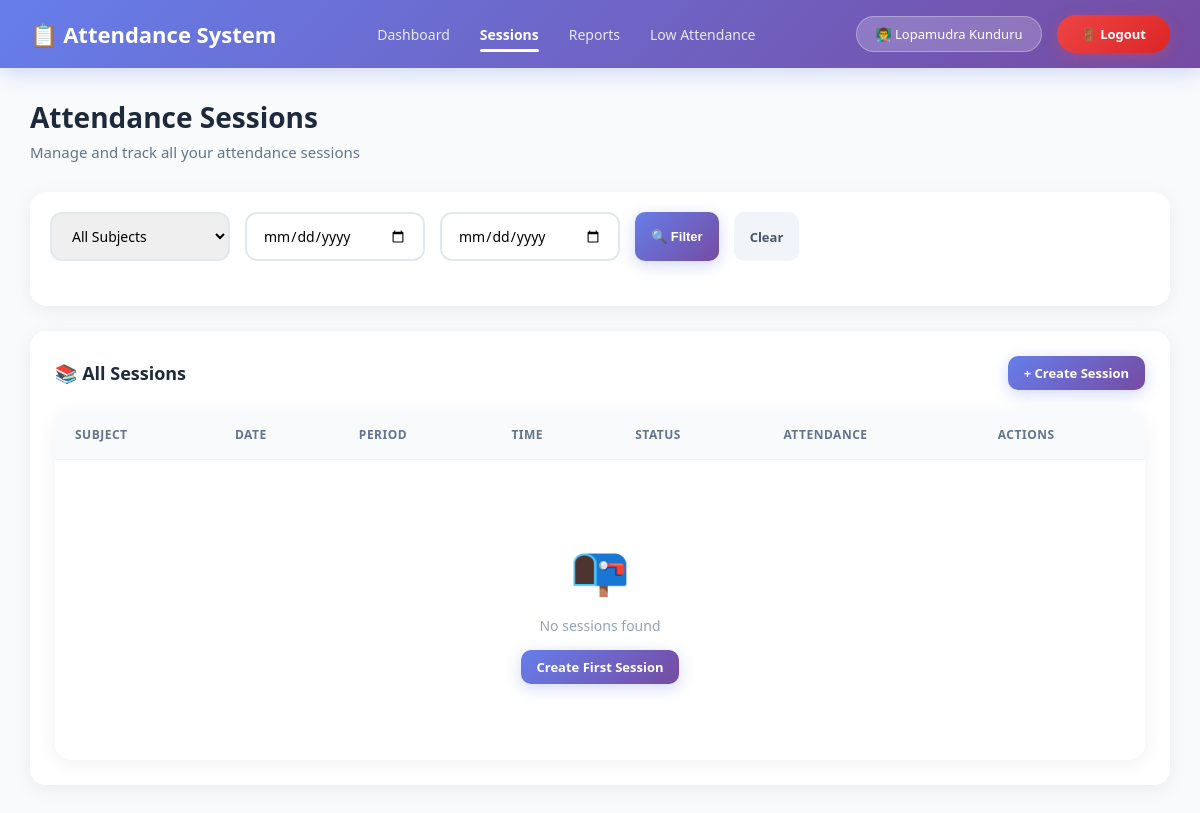
Before: /attendance/sessions/ (signed in) with the older database file.
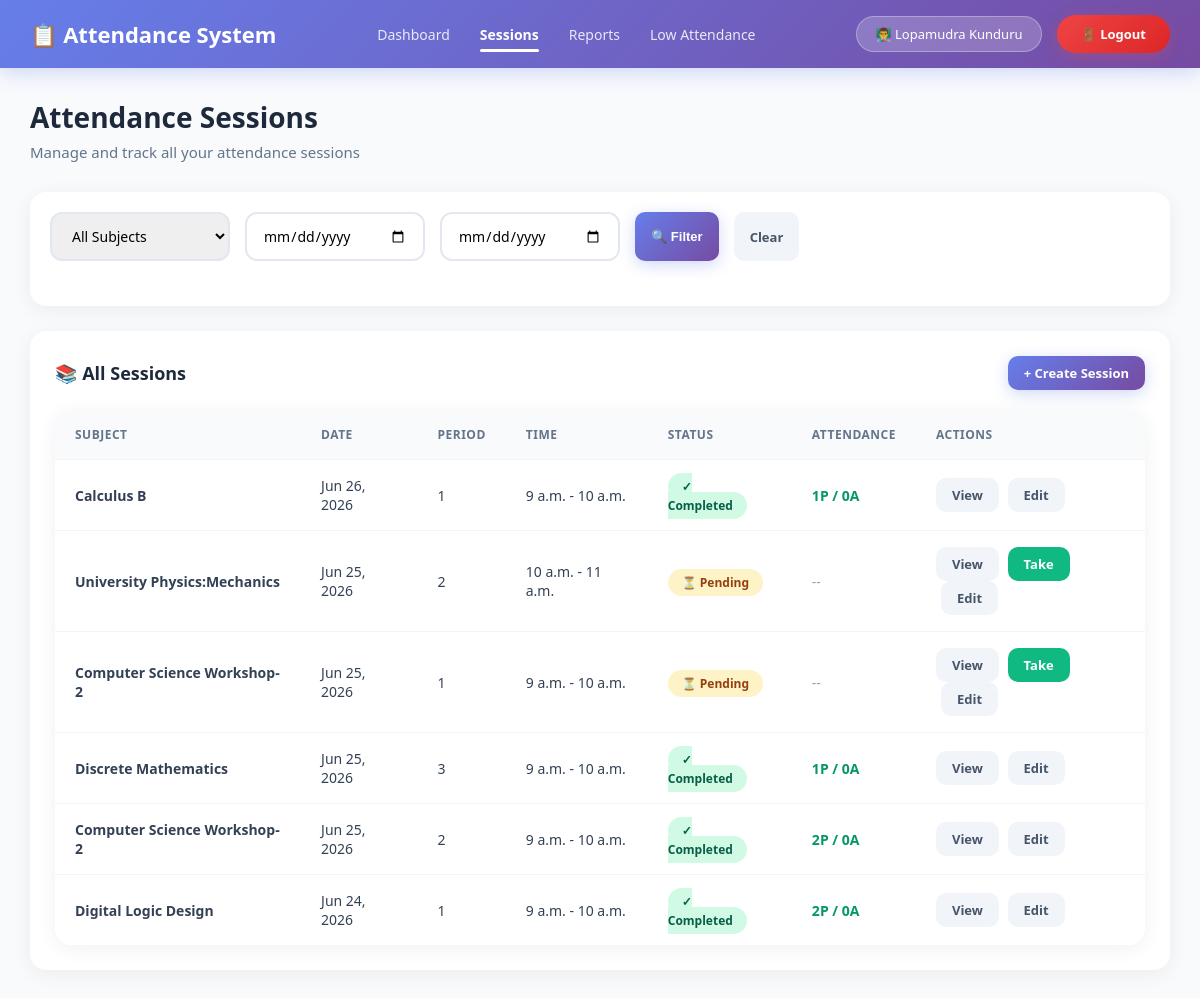
After: the same page with the newer database file.
### StudentManage_app/models.py (models this page shows, shortened)
class Teacher(models.Model):
    teacher_id = models.CharField(max_length=20, unique=True,null=True,blank=True)
    name = models.CharField(max_length=100)
    email = models.EmailField(unique=True)
    phone = models.CharField(max_length=15)
    qualification = models.CharField(max_length=100, null=True, blank=True)
    experience = models.IntegerField(default=0)
    department = models.ForeignKey(Department, on_delete=models.CASCADE)
    joining_date = models.DateField(null=True, blank=True)
    status = models.BooleanField(default=True)
    created_at = models.DateTimeField(null=True, blank=True)
    password_hash = models.CharField(max_length=128, blank=True, null=True)
    is_teacher_admin = models.BooleanField(default=False, help_text="Can manage other teachers")

class AttendanceSession(models.Model):
    subject = models.ForeignKey(Subject, on_delete=models.CASCADE, related_name='sessions')
    teacher = models.ForeignKey(Teacher, on_delete=models.CASCADE, related_name='sessions_taken')
    date = models.DateField(default=timezone.now)
    period = models.CharField(max_length=50)
    start_time = models.TimeField()
    end_time = models.TimeField()
    is_completed = models.BooleanField(default=False)
    total_students = models.IntegerField(default=0)
    present_count = models.IntegerField(default=0)
    absent_count = models.IntegerField(default=0)
    created_at = models.DateTimeField(null=True,blank=True)
    class Meta:
        unique_together = ['subject', 'teacher', 'date', 'period']

class Subject(models.Model):
    department = models.ForeignKey(Department, on_delete=models.CASCADE, related_name='subjects', null=True, blank=True)
    YEAR_CHOICES = (
        ('1st Year', '1st Year'),
        ('2nd Year', '2nd Year'),
        ('3rd Year', '3rd Year'),
        ('4th Year', '4th Year'),
    )
    SEMESTER_CHOICES = (
        ('1st Semester', '1st Semester'),
        ('2nd Semester', '2nd Semester'),
        ('3rd Semester', '3rd Semester'),
        ('4th Semester', '4th Semester'),
        ('5th Semester', '5th Semester'),
        ('6th Semester', '6th Semester'),
        ('7th Semester', '7th Semester'),
        ('8th Semester', '8th Semester'),
    )
    semester = models.CharField(max_length=20, choices=SEMESTER_CHOICES, null=True, blank=True)
    year = models.CharField(max_length=20, choices=YEAR_CHOICES, null=True, blank=True)
    subject_name = models.CharField(max_length=100)
    subject_code = models.CharField(max_length=20, unique=True)
    credits = models.IntegerField(default=3)

### StudentManage_app/views.py (the view)
# urls.py: path('attendance/sessions/', views.session_list, name='session_list'),
@teacher_login_required
def session_list(request):
    teacher = request.teacher
    sessions = AttendanceSession.objects.filter(
        teacher=teacher
    ).select_related('subject').order_by('-date', '-start_time')
    total_sessions = sessions.count()
    today_sessions = sessions.filter(date=timezone.now().date()).count()
    return render(request, 'StudentManage_app/attendance/session_list.html', {
        'teacher': teacher,
        'sessions': sessions,
        'total_sessions': total_sessions,
        'today_sessions': today_sessions,
    })

### StudentManage_app/views.py (called while the page is built)
def teacher_login_required(view_func):
    @wraps(view_func)
    def wrapper(request, *args, **kwargs):
        teacher_id = request.session.get('teacher_id')
        if not teacher_id:
            messages.error(request, "Please login as teacher to access this page.")
            return redirect('teacher_login')
        try:
            teacher = Teacher.objects.get(id=teacher_id, status=True)
            request.teacher = teacher  # Attach to request for convenience
        except Teacher.DoesNotExist:
            if 'teacher_id' in request.session:
                del request.session['teacher_id']
            messages.error(request, "Session expired. Please login again.")
            return redirect('teacher_login')
        return view_func(request, *args, **kwargs)
    return wrapper

### StudentManage_app/templates/StudentManage_app/attendance/session_list.html (shortened to what this page needs)
{% extends 'StudentManage_app/attendance/base.html' %}
{% block content %}
<div class="page-header">
    <h1>Attendance Sessions</h1>
    <p>Manage and track all your attendance sessions</p>
</div>
<div class="card" style="padding: 20px;">
    <form method="get" class="filters">
        <select name="subject" class="form-control">
            <option value="">All Subjects</option>
        </select>
        <input type="date" name="date_from" class="form-control" value="{{ request.GET.date_from }}" placeholder="From Date">
        <input type="date" name="date_to" class="form-control" value="{{ request.GET.date_to }}" placeholder="To Date">
        <button type="submit" class="btn btn-primary btn-sm">🔍 Filter</button>
        <a href="{% url 'session_list' %}" class="btn btn-secondary btn-sm">Clear</a>
    </form>
</div>
<div class="card">
    <div class="card-header">
        <span class="card-title">📚 All Sessions</span>
        <a href="{% url 'session_create' %}" class="btn btn-primary btn-sm">+ Create Session</a>
    </div>
    <div class="table-container">
        <table>
            <thead>
                <tr>
                    <th>Subject</th>
                    <th>Date</th>
                    <th>Period</th>
                    <th>Time</th>
                    <th>Status</th>
                    <th>Attendance</th>
                    <th>Actions</th>
                </tr>
            </thead>
            <tbody>
                {% for session in sessions %}
                <tr>
                    <td><strong>{{ session.subject.subject_name }}</strong></td>
                    <td>{{ session.date|date:"M d, Y" }}</td>
                    <td>{{ session.period }}</td>
                    <td>{{ session.start_time|default:"--:--" }} - {{ session.end_time|default:"--:--" }}</td>
                    <td>
                        {% if session.is_completed %}
                            <span class="badge badge-success">✓ Completed</span>
                        {% else %}
                            <span class="badge badge-warning">⏳ Pending</span>
                        {% endif %}
                    </td>
                    <td>
                        {% if session.is_completed %}
                            <span style="color: #059669; font-weight: 600;">
                                {{ session.present_count }}P / {{ session.absent_count }}A
                            </span>
                        {% else %}
                            <span style="color: #94a3b8;">--</span>
                        {% endif %}
                    </td>
                    <td>
                        <a href="{% url 'session_detail' session.id %}" class="btn btn-secondary btn-sm">View</a>
                        {% if not session.is_completed %}
                        <a href="{% url 'take_attendance' session.id %}" class="btn btn-success btn-sm" style="margin-left: 5px;">Take</a>
                        {% endif %}
                        <a href="{% url 'edit_attendance' session.id %}" class="btn btn-secondary btn-sm" style="margin-left: 5px;">Edit</a>
                    </td>
                </tr>
                {% empty %}
                <tr>
                    <td colspan="{% if not teacher %}9{% else %}8{% endif %}">
                        <div class="empty-state">
                            <div class="empty-state-icon">📭</div>
                            <p>No sessions found</p>
                            <a href="{% url 'session_create' %}" class="btn btn-primary btn-sm" style="margin-top: 15px;">Create First Session</a>
                        </div>
                    </td>
                </tr>
                {% endfor %}
            </tbody>
        </table>
    </div>
</div>
{% endblock %}

### StudentManage_app/templates/StudentManage_app/attendance/base.html (shortened to what this page needs)
<!DOCTYPE html>
<html lang="en">
<head>
</head>
<body>
    <nav class="navbar">
    <a href="{% url 'attendance_dashboard' %}" class="navbar-brand">
        📋 Attendance System
    </a>
    <div class="nav-links">
        <a href="{% url 'attendance_dashboard' %}" class="{% if request.resolver_match.url_name == 'attendance_dashboard' %}active{% endif %}">Dashboard</a>
        <a href="{% url 'session_list' %}" class="{% if request.resolver_match.url_name == 'session_list' %}active{% endif %}">Sessions</a>
        <a href="{% url 'attendance_report' %}" class="{% if request.resolver_match.url_name == 'attendance_report' %}active{% endif %}">Reports</a>
        <a href="{% url 'low_attendance_report' %}" class="{% if request.resolver_match.url_name == 'low_attendance_report' %}active{% endif %}">Low Attendance</a>
    </div>
    <div class="navbar-user">
        <span class="teacher-badge">
            {% if teacher %}
                👨‍🏫 {{ teacher.name }}
            {% else %}
                👤 {{ request.user.username }}
            {% endif %}
        </span>
        <form method="post" action="{% url 'teacher_logout'%}" style="display: inline; margin: 0;">
            <button type="submit" class="btn-logout" style="
                background: linear-gradient(135deg, #ef4444 0%, #dc2626 100%);
                color: white;
                border: none;
                padding: 10px 24px;
                border-radius: 25px;
                font-size: 13px;
                font-weight: 600;
                cursor: pointer;
                font-family: 'Segoe UI', Tahoma, Geneva, Verdana, sans-serif;
                transition: all 0.3s;
                box-shadow: 0 4px 15px rgba(239, 68, 68, 0.3);
            " onmouseover="this.style.transform='translateY(-2px)'; this.style.boxShadow='0 6px 20px rgba(239, 68, 68, 0.4)'"
            onmouseout="this.style.transform=''; this.style.boxShadow='0 4px 15px rgba(239, 68, 68, 0.3)'">
                🚪 Logout
            </button>
        </form>
    </div>
</nav>
    <div class="content">
        {% block content %}{% endblock %}
    </div>
</body>
</html>

Changed rows visible on the page:
added AttendanceSession: subject.subject_name "Calculus B", date "Jun 26, 2026", period "1", start_time "9 a.m.", end_time "10 a.m.", is_completed "✓ Completed", present_count "1", absent_count "0"
added AttendanceSession: subject.subject_name "University Physics:Mechanics", date "Jun 25, 2026", period "2", start_time "10 a.m.", end_time "11 a.m.", is_completed "⏳ Pending"
added AttendanceSession: subject.subject_name "Computer Science Workshop-2", date "Jun 25, 2026", period "1", start_time "9 a.m.", end_time "10 a.m.", is_completed "⏳ Pending"
added AttendanceSession: subject.subject_name "Discrete Mathematics", date "Jun 25, 2026", period "3", start_time "9 a.m.", end_time "10 a.m.", is_completed "✓ Completed", present_count "1", absent_count "0"
added AttendanceSession: subject.subject_name "Computer Science Workshop-2", date "Jun 25, 2026", period "2", start_time "9 a.m.", end_time "10 a.m.", is_completed "✓ Completed", present_count "2", absent_count "0"
added AttendanceSession: subject.subject_name "Digital Logic Design", date "Jun 24, 2026", period "1", start_time "9 a.m.", end_time "10 a.m.", is_completed "✓ Completed", present_count "2", absent_count "0"
Other visible differences:
text no longer shown: "📭 No sessions found Create First Session"
